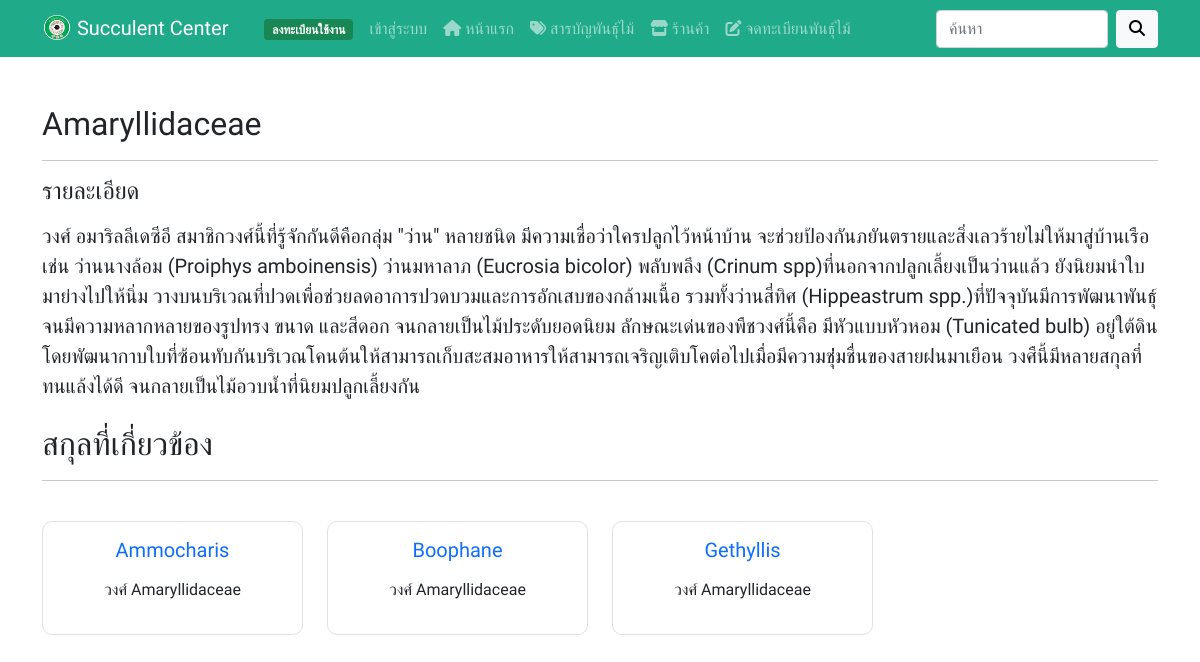
The page /plantsfamilyview.php?id=8 on the database as committed earlier.
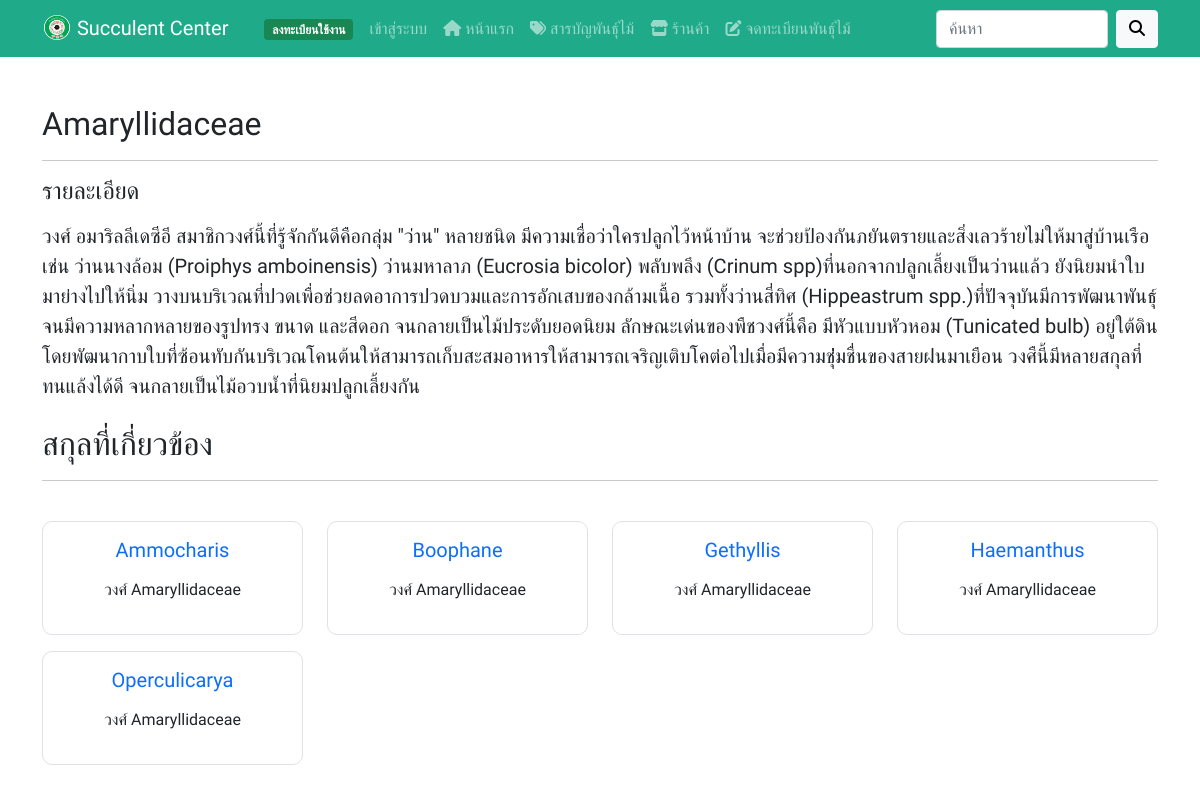
The same page on the database as committed later.
### tables this page shows
CREATE TABLE `plantsfamily` (
  `plantsfamily_id` int(11) NOT NULL COMMENT 'หมายเลขกำกับวงศ์',
  `plantsfamily_name` varchar(255) NOT NULL COMMENT 'ชื่อวงศ์',
  `plantsfamily_detail` text NOT NULL COMMENT 'รายละเอียด',
  `plantsfamily_timestamp` timestamp NOT NULL DEFAULT current_timestamp() COMMENT 'ประทับเวลาวงศ์'
);

CREATE TABLE `plantsgroup` (
  `plantsgroup_id` int(11) NOT NULL COMMENT 'หมายเลขกำกับสกุล',
  `plantsgroup_name` varchar(255) NOT NULL COMMENT 'ชื่อสกุล',
  `plantsgroup_detail` text NOT NULL COMMENT 'รายละเอียด',
  `plantsgroup_type` text NOT NULL COMMENT 'ลักษณะทั่วไป',
  `plantsfamily_name` varchar(255) NOT NULL COMMENT 'ชื่อวงศ์',
  `plantsgroup_timestamp` timestamp NOT NULL DEFAULT current_timestamp() COMMENT 'ประทับเวลาสกุล'
);

### plantsfamilyview.php (the view, shortened to what this page needs)
<?php include_once("./config/db.php"); ?>
<?php include_once("./components/head.php"); ?>
<?php include_once("./components/nav-bar.php"); ?>
<div class="container my-5">
    <?php
    $id = $_GET['id'];
    $stmt = $conn->query("SELECT * FROM plantsfamily WHERE plantsfamily_id = $id");
    $stmt->execute();
    $plantsfamily = $stmt->fetch();
    ?>
    <h2><?= $plantsfamily['plantsfamily_name'] ?></h2>
    <hr>
    <h4 class="mb-3">รายละเอียด</h4>
    <div class="fs-5">
        <?= $plantsfamily['plantsfamily_detail'] ?>
    </div>
    <br>
    <h2>สกุลที่เกี่ยวข้อง</h2>
    <hr>
    <br>
    <?php
    $plantsfamilyName = $plantsfamily['plantsfamily_name'];
    $stmt = $conn->query("SELECT * FROM plantsgroup WHERE plantsfamily_name = '$plantsfamilyName' ORDER BY plantsgroup_name ASC");
    $stmt->execute();
    $plantsgroups = $stmt->fetchAll();
    if (!$plantsgroups) {
        echo 'ไม่มีข้อมูล';
    } else {
    ?>
        <div class="row">
            <?php foreach ($plantsgroups as $plantsgroup) { ?>
                <div class="col-lg-3 col-md-4 col-sm-12 mb-3">
                    <div class="border m-auto pb-3 h-100" style="border-radius: 10px;">
                        <div class="h5 my-3 mx-3 text-center">
                            <a href="./plantsgroupview.php?id=<?= $plantsgroup['plantsgroup_id'] ?>" style="text-decoration: none;"><?= $plantsgroup['plantsgroup_name'] ?></a>
                        </div>
                        <div class="mb-3 mx-3 text-center">วงศ์ <?= $plantsgroup['plantsfamily_name'] ?></div>
                    </div>
                </div>
            <?php } ?>
        </div>
    <?php
    }
    ?>
    <?php include_once("./components/footer.php"); ?>

### components/head.php (shortened to what this page needs)
<!DOCTYPE html>
<html lang="en">
<head>
    <link href="https://cdn.jsdelivr.net/npm/bootstrap@5.1.3/dist/css/bootstrap.min.css" rel="stylesheet">
</head>
<body>

### components/nav-bar.php (shortened to what this page needs)
<nav class="navbar navbar-expand-lg navbar-dark" style="background-color: #1FAB89;">
    <div class="container">
        <a class="navbar-brand" href="./index.php">
            <img src="./assets/images/logo.png" alt="" width="30" height="25" class="mb-1">
            Succulent Center
        </a>
        <div class="collapse navbar-collapse" id="navbarSupportedContent">
            <div class="container">
                <ul class="navbar-nav me-auto mb-2 mb-lg-0">
                    <?php if (!isset($_SESSION['user'])) { ?>
                        <li class="nav-item">
                            <a class="nav-link" href="./signup.php">
                                <span class="badge bg-success">ลงทะเบียนใช้งาน</span>
                            </a>
                        </li>
                        <li class="nav-item">
                            <a class="nav-link <?php if (basename($_SERVER["SCRIPT_FILENAME"], '.php') == 'signin') {
                                                    echo 'active';
                                                } ?>" href="./signin.php">
                                เข้าสู่ระบบ
                            </a>
                        </li>
                    <?php } ?>
                    <li class="nav-item">
                        <a class="nav-link <?php if (basename($_SERVER["SCRIPT_FILENAME"], '.php') == 'index') {
                                                echo 'active';
                                            } ?>" aria-current="page" href="./index.php"><i class="fa-solid fa-house"></i> หน้าแรก</a>
                    </li>
                    <li class="nav-item">
                        <a class="nav-link <?php if (basename($_SERVER["SCRIPT_FILENAME"], '.php') == 'category') {
                                                echo 'active';
                                            } ?>" href="./category.php?q=plantsfamily"><i class="fa-solid fa-tags"></i> สารบัญพันธุ์ไม้</a>
                    </li>
                    <li class="nav-item">
                        <a class="nav-link <?php if (basename($_SERVER["SCRIPT_FILENAME"], '.php') == 'shop') {
                                                echo 'active';
                                            } ?>" href="./shop.php"><i class="fa-solid fa-store"></i> ร้านค้า</a>
                    </li>
                    <li class="nav-item">
                        <a class="nav-link <?php if (basename($_SERVER["SCRIPT_FILENAME"], '.php') == 'form') {
                                                echo 'active';
                                            } ?>" href="./form.php"><i class="fa-solid fa-pen-to-square"></i> จดทะเบียนพันธุ์ไม้</a>
                    </li>
                </ul>
            </div>
            <form class="d-flex" method="get" action="search.php">
                <input class="form-control me-2" name="keyword" type="search" placeholder="ค้นหา" aria-label="Search" required>
                <button class="btn btn-light" name="search" type="submit"><i class="fa-solid fa-magnifying-glass"></i></button>
            </form>
        </div>
    </div>
</nav>

### components/footer.php (shortened to what this page needs)
</body>
</html>

### components/head.php (style rules this page uses)
body { font-family: 'Kanit', sans-serif; }

Rows that differ between the two databases and show on the page:
added plantsgroup: plantsgroup_name "Haemanthus", plantsfamily_name "Amaryllidaceae"
added plantsgroup: plantsgroup_name "Operculicarya", plantsfamily_name "Amaryllidaceae"
